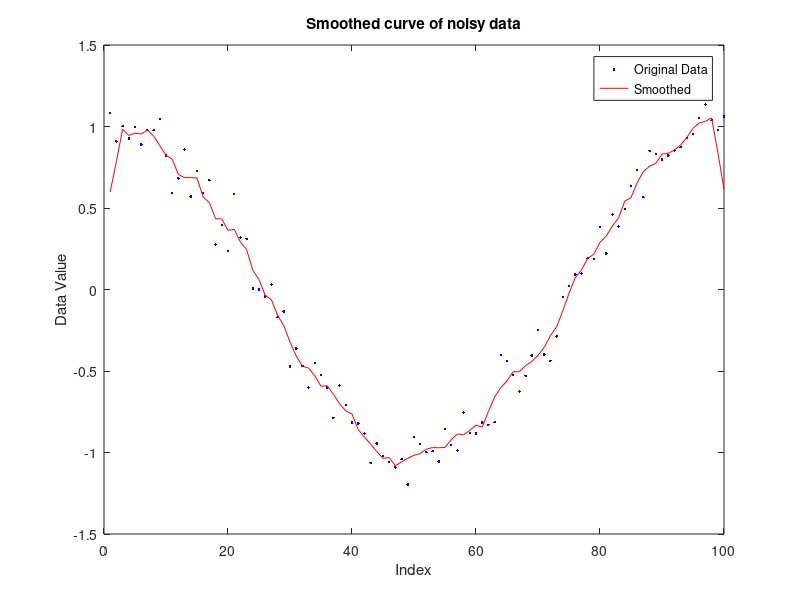

Write the MATLAB code that produced this figure.
clc;
clear all;
close all;
load noisyData.mat;
plot(x,'b.');
n=length(x);
xx1=0;
xx2=0;
x(n+1)=0;
x(n+2)=0;
y(1)=(xx1+xx2+x(1)+x(2)+x(3))/5;
y(2)=(xx2+x(1)+x(2)+x(3)+x(4))/5;
for i=3:n-2
    y(i)=(x(i-2)+x(i-1)+x(i)+x(i+1)+x(i+2))/5;
end
y(n-1)=(x(n-3)+x(n-2)+x(n-1)+x(n)+x(n+1))/5;
y(n)=(x(n-2)+x(n-1)+x(n)+x(n+1)+x(n+2))/5;
hold on
plot(y, 'r');
title('Smoothed curve of noisy data');
legend('Original Data','Smoothed');
ylabel('Data Value');
xlabel('Index');
